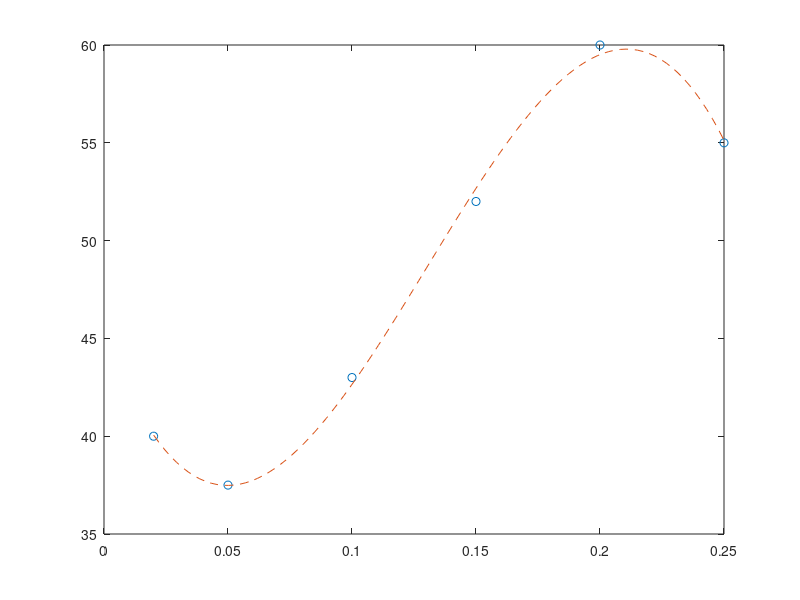

Here is the MATLAB script that generated this plot:
clear
clc
% parameter
E=[0.02 0.05 0.10 0.15 0.2 0.25];
s=[40 37.5 43 52 60 55];
plot(E,s,'o')
hold on
%x axis=strain
%y axis=stress
p=polyfit(E,s,3);
E=linspace(0.02,0.25,100);
y=polyval(p,E); %stress
plot(E,y,'--');
stress=polyval(p,E);
energy=trapz(E,stress)
